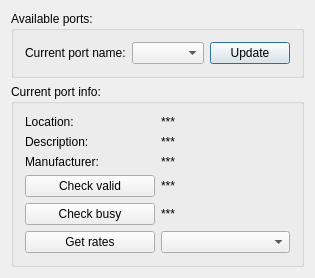
<?xml version="1.0" encoding="UTF-8"?>
<ui version="4.0">
 <class>Dialog</class>
 <widget class="QDialog" name="Dialog">
  <property name="geometry">
   <rect>
    <x>0</x>
    <y>0</y>
    <width>293</width>
    <height>255</height>
   </rect>
  </property>
  <property name="windowTitle">
   <string>Simple port info application</string>
  </property>
  <layout class="QGridLayout" name="gridLayout_4">
   <item row="0" column="0">
    <widget class="QGroupBox" name="portsGroupBox">
     <property name="title">
      <string>Available ports:</string>
     </property>
     <layout class="QHBoxLayout" name="horizontalLayout">
      <item>
       <widget class="QLabel" name="portNameLabel">
        <property name="text">
         <string>Current port name:</string>
        </property>
       </widget>
      </item>
      <item>
       <widget class="QComboBox" name="portsComboBox"/>
      </item>
      <item>
       <widget class="QPushButton" name="updateButton">
        <property name="text">
         <string>Update</string>
        </property>
       </widget>
      </item>
      <item>
       <spacer name="horizontalSpacer">
        <property name="orientation">
         <enum>Qt::Horizontal</enum>
        </property>
        <property name="sizeHint" stdset="0">
         <size>
          <width>0</width>
          <height>20</height>
         </size>
        </property>
       </spacer>
      </item>
     </layout>
    </widget>
   </item>
   <item row="1" column="0">
    <widget class="QGroupBox" name="infoGroupBox">
     <property name="title">
      <string>Current port info:</string>
     </property>
     <layout class="QGridLayout" name="gridLayout_3">
      <item row="0" column="0">
       <layout class="QGridLayout" name="gridLayout">
        <item row="0" column="0">
         <widget class="QLabel" name="locationNameLabel">
          <property name="text">
           <string>Location:</string>
          </property>
         </widget>
        </item>
        <item row="0" column="1">
         <widget class="QLabel" name="locationValueLabel">
          <property name="text">
           <string>***</string>
          </property>
         </widget>
        </item>
        <item row="1" column="0">
         <widget class="QLabel" name="descriptionNameLabel">
          <property name="text">
           <string>Description:</string>
          </property>
         </widget>
        </item>
        <item row="1" column="1">
         <widget class="QLabel" name="descriptionValueLabel">
          <property name="text">
           <string>***</string>
          </property>
         </widget>
        </item>
        <item row="2" column="0">
         <widget class="QLabel" name="manufacturerNameLabel">
          <property name="text">
           <string>Manufacturer:</string>
          </property>
         </widget>
        </item>
        <item row="2" column="1">
         <widget class="QLabel" name="manufacturerValueLabel">
          <property name="text">
           <string>***</string>
          </property>
         </widget>
        </item>
       </layout>
      </item>
      <item row="1" column="0">
       <layout class="QGridLayout" name="gridLayout_2">
        <item row="0" column="0">
         <widget class="QPushButton" name="validButton">
          <property name="text">
           <string>Check valid</string>
          </property>
         </widget>
        </item>
        <item row="0" column="1">
         <widget class="QLabel" name="validLabel">
          <property name="text">
           <string>***</string>
          </property>
         </widget>
        </item>
        <item row="1" column="0">
         <widget class="QPushButton" name="busyButton">
          <property name="text">
           <string>Check busy</string>
          </property>
         </widget>
        </item>
        <item row="1" column="1">
         <widget class="QLabel" name="busyLabel">
          <property name="text">
           <string>***</string>
          </property>
         </widget>
        </item>
        <item row="2" column="0">
         <widget class="QPushButton" name="ratesButton">
          <property name="text">
           <string>Get rates</string>
          </property>
         </widget>
        </item>
        <item row="2" column="1">
         <widget class="QComboBox" name="ratesComboBox"/>
        </item>
       </layout>
      </item>
     </layout>
    </widget>
   </item>
  </layout>
 </widget>
 <layoutdefault spacing="6" margin="11"/>
 <resources/>
 <connections/>
</ui>
